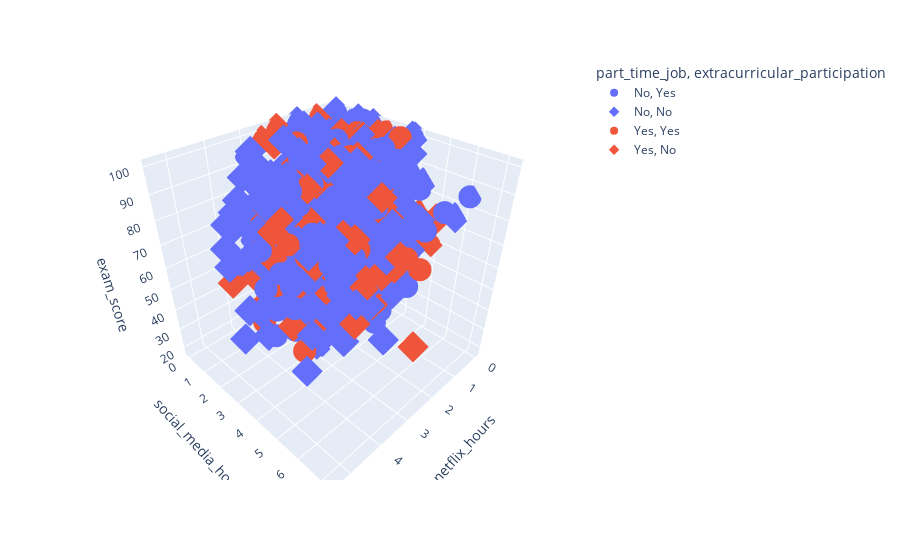

Here is the notebook cell this chart was saved with:
### Markdown cell above
#### The 3D plot confirm a high correlation between stydy hours and exam score and the meaningful relationship between mental health and exam score. However, there is no apparent relationship between study hours and mental health rating, the study hours data are fairly spread for each level of mental health rating. Furthermore the data of students with or without part time job and extracurricular participation are spread across all level of study hours, indicating no clear link between having a job or a extracurricular participation and time spent studying.

### Code cell
fig = px.scatter_3d(df, x='netflix_hours', y='social_media_hours', z='exam_score',color='part_time_job',symbol='extracurricular_participation')
fig.show()

fig.write_image("3d_plot_static.png")

### Figure 1 — Plotly figure (JSON) as saved in the notebook; plotly's stock layout.template omitted (floating-point values rounded to 4 significant figures; data arrays with more than 128 entries replaced by an {"elided": "..."} marker saying what was removed)
{"data": [{"hovertemplate": "part_time_job=No<br>extracurricular_participation=Yes<br>netflix_hours=%{x}<br>social_media_hours=%{y}<br>exam_score=%{z}<extra></extra>", "legendgroup": "No, Yes", "marker": {"color": "#636efa", "symbol": "circle"}, "mode": "markers", "name": "No, Yes", "scene": "scene", "showlegend": true, "type": "scatter3d", "x": {"elided": "254 float values"}, "y": {"elided": "254 float values"}, "z": {"elided": "254 float values"}}, {"hovertemplate": "part_time_job=No<br>extracurricular_participation=No<br>netflix_hours=%{x}<br>social_media_hours=%{y}<br>exam_score=%{z}<extra></extra>", "legendgroup": "No, No", "marker": {"color": "#636efa", "symbol": "diamond"}, "mode": "markers", "name": "No, No", "scene": "scene", "showlegend": true, "type": "scatter3d", "x": {"elided": "531 float values"}, "y": {"elided": "531 float values"}, "z": {"elided": "531 float values"}}, {"hovertemplate": "part_time_job=Yes<br>extracurricular_participation=Yes<br>netflix_hours=%{x}<br>social_media_hours=%{y}<br>exam_score=%{z}<extra></extra>", "legendgroup": "Yes, Yes", "marker": {"color": "#EF553B", "symbol": "circle"}, "mode": "markers", "name": "Yes, Yes", "scene": "scene", "showlegend": true, "type": "scatter3d", "x": [2.8, 3.8, 2.6, 2.0, 3.9, 3.2, 2.3, 1.7, 2.3, 2.4, 0.5, 1.7, 0.0, 1.6, 2.2, 3.4, 3.6, 1.9, 2.9, 2.1, 2.7, 2.9, 3.1, 1.2, 2.1, 1.6, 0.3, 0.0, 2.1, 0.7, 2.4, 0.5, 0.7, 2.1, 0.0, 2.6, 1.2, 0.8, 2.9, 1.7, 3.8, 0.0, 0.3, 1.1, 0.0, 0.0, 0.9, 0.3, 1.3, 2.6, 1.2, 1.1, 0.2, 1.7, 2.0, 0.7, 0.7, 1.1, 3.2, 3.4, 3.3, 2.2, 0.0, 2.4], "y": [2.0, 3.2, 3.1, 3.4, 3.9, 2.6, 0.4, 3.9, 3.2, 2.3, 2.8, 2.4, 4.6, 3.4, 6.0, 3.1, 2.1, 2.5, 1.4, 1.2, 2.5, 1.7, 2.5, 2.7, 3.1, 2.9, 3.5, 2.8, 1.1, 2.1, 0.4, 4.0, 5.2, 1.7, 1.9, 4.6, 2.4, 2.9, 1.6, 4.1, 1.6, 2.4, 2.2, 4.0, 2.6, 1.4, 0.2, 3.2, 0.7, 0.0, 2.0, 0.3, 1.7, 3.0, 1.6, 4.6, 0.7, 2.9, 2.3, 3.4, 3.2, 1.3, 3.1, 1.0], "z": [82.8, 75.7, 51.3, 99.9, 32.8, 74.0, 42.2, 65.1, 63.0, 61.5, 60.6, 74.2, 67.8, 67.7, 73.7, 59.8, 50.3, 71.9, 85.6, 68.3, 93.4, 51.1, 83.0, 62.9, 31.5, 44.4, 100.0, 83.5, 86.4, 99.4, 46.3, 50.4, 53.4, 66.3, 77.4, 72.7, 79.0, 76.4, 71.3, 54.9, 30.2, 59.5, 87.5, 59.0, 98.4, 81.1, 80.0, 47.2, 81.5, 45.0, 84.4, 53.3, 66.5, 69.8, 65.6, 45.4, 73.0, 53.9, 57.4, 68.8, 59.9, 99.0, 80.9, 65.9]}, {"hovertemplate": "part_time_job=Yes<br>extracurricular_participation=No<br>netflix_hours=%{x}<br>social_media_hours=%{y}<br>exam_score=%{z}<extra></extra>", "legendgroup": "Yes, No", "marker": {"color": "#EF553B", "symbol": "diamond"}, "mode": "markers", "name": "Yes, No", "scene": "scene", "showlegend": true, "type": "scatter3d", "x": {"elided": "151 float values"}, "y": {"elided": "151 float values"}, "z": {"elided": "151 float values"}}], "layout": {"legend": {"title": {"text": "part_time_job, extracurricular_participation"}, "tracegroupgap": 0}, "margin": {"t": 60}, "scene": {"domain": {"x": [0, 1], "y": [0, 1]}, "xaxis": {"title": {"text": "netflix_hours"}}, "yaxis": {"title": {"text": "social_media_hours"}}, "zaxis": {"title": {"text": "exam_score"}}}}}
